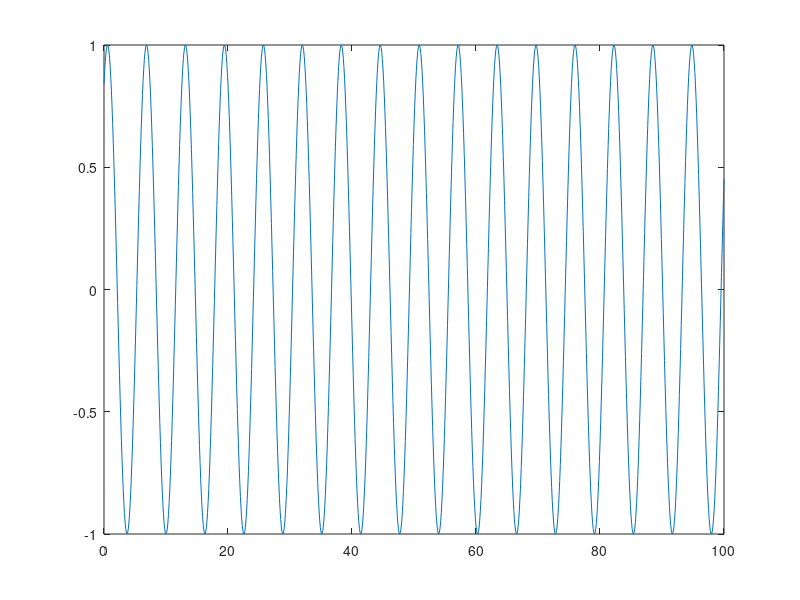
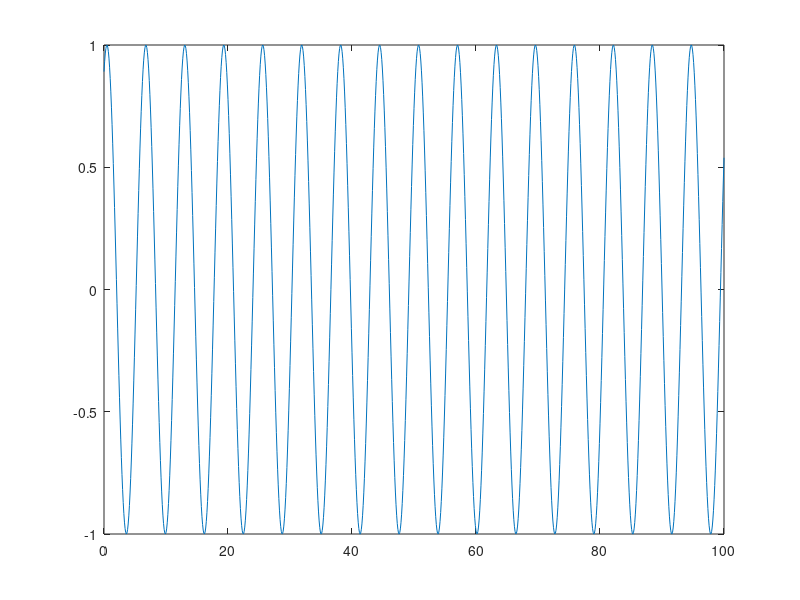
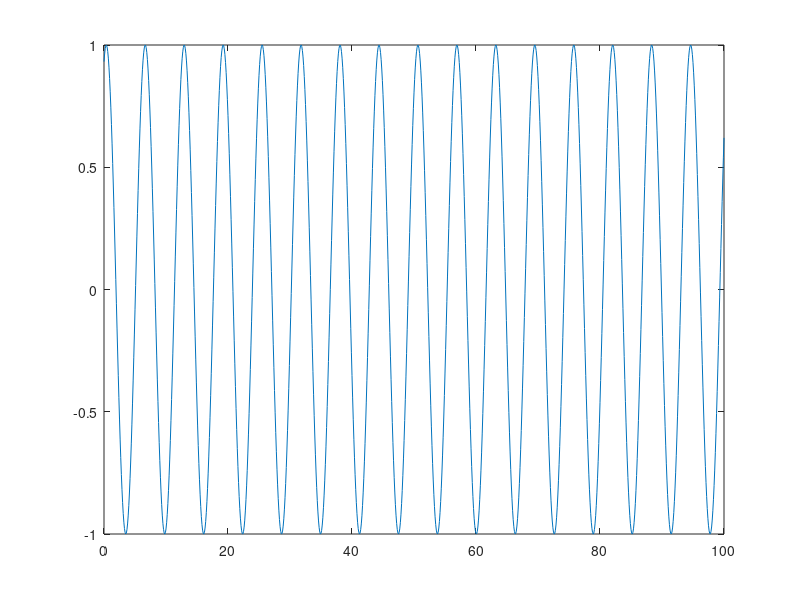
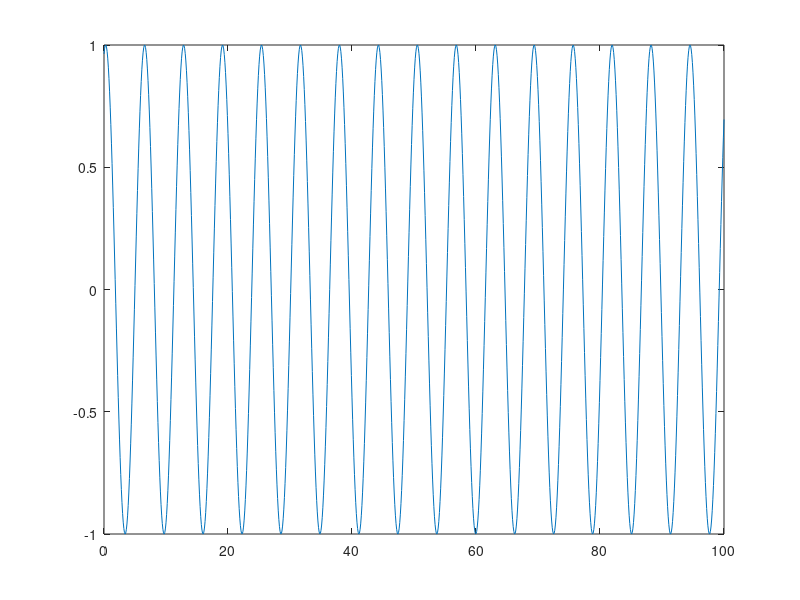

Write MATLAB code to recreate these figures, in order. (Note: a time limit stopped this script after it produced the figures.)
for i=1:0.1:1000
    x=linspace(0,100,1001);
    plot(x,sin(x+i));
    print(gcf,'-deps',strcat('plot',num2str(i),'.ps'));
end
